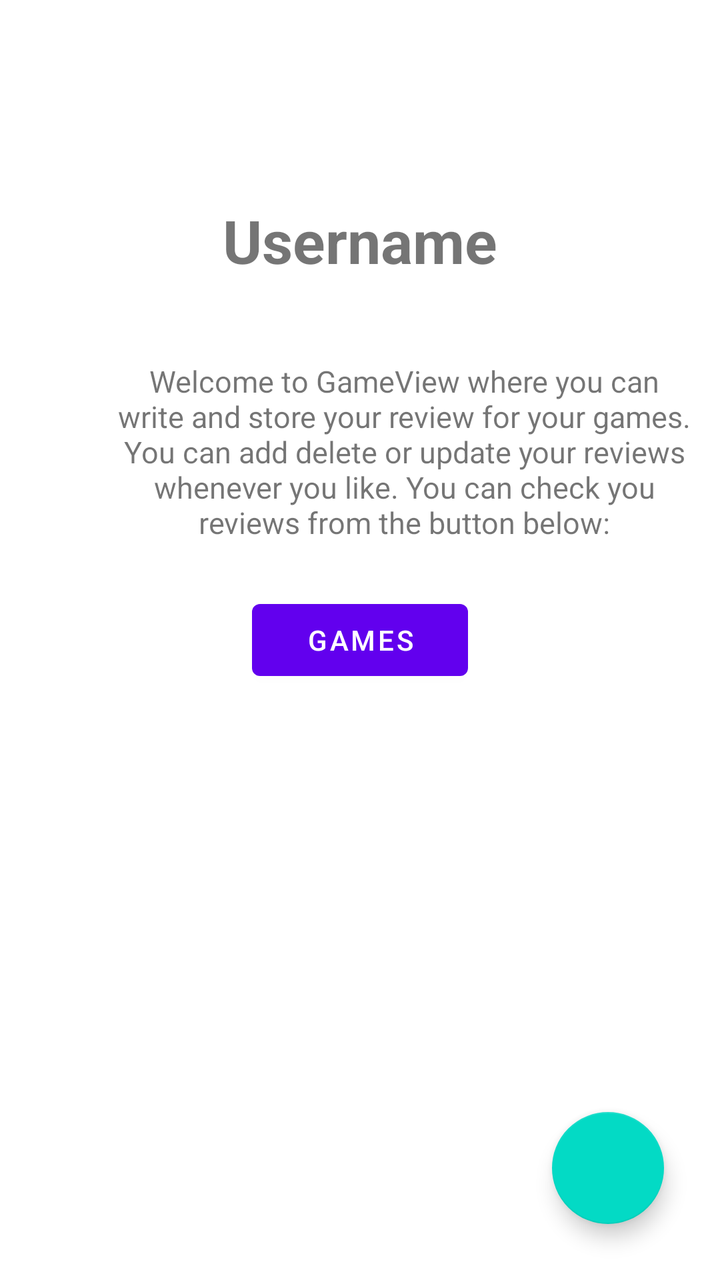
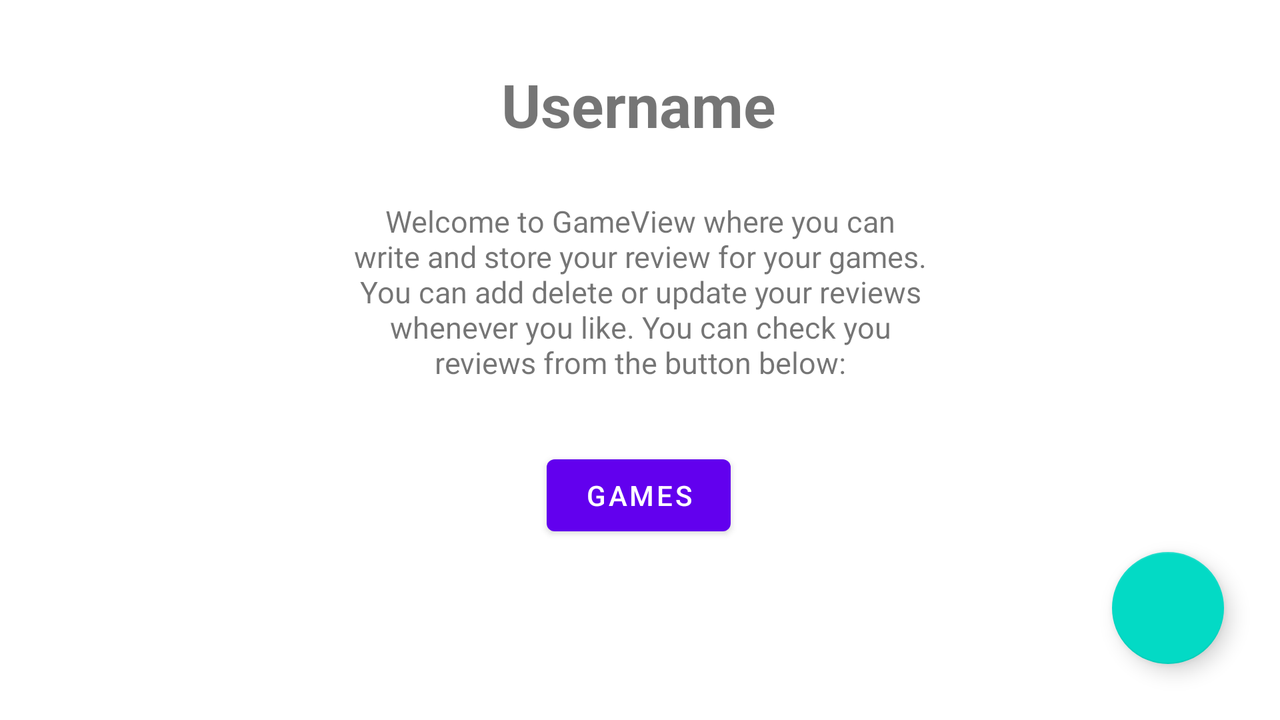

First picture: res/layout/ on a phone held upright. Second picture: the repository's own variant of that layout, on a device whose configuration matches the variant's folder. Source for both follows.
<!-- AndroidManifest.xml: application theme Theme.GameView -->
<!-- res/layout/activity_main.xml -->
<?xml version="1.0" encoding="utf-8"?>
<androidx.constraintlayout.widget.ConstraintLayout xmlns:android="http://schemas.android.com/apk/res/android"
    xmlns:app="http://schemas.android.com/apk/res-auto"
    xmlns:tools="http://schemas.android.com/tools"
    android:layout_width="match_parent"
    android:layout_height="match_parent"
    tools:context=".MainActivity">

    <TextView
        android:id="@+id/app_title_text"
        android:layout_width="wrap_content"
        android:layout_height="wrap_content"
        android:layout_marginTop="100dp"
        android:text="@string/username"
        android:textSize="30sp"
        android:textStyle="bold"
        app:layout_constraintEnd_toEndOf="parent"
        app:layout_constraintStart_toStartOf="parent"
        app:layout_constraintTop_toTopOf="parent" />


    <TextView
        android:id="@+id/app_description_txt"
        android:layout_width="300dp"
        android:layout_height="wrap_content"
        android:layout_alignParentEnd="true"
        android:layout_marginStart="52dp"
        android:layout_marginTop="40dp"
        android:text="@string/gv_description"
        android:textAlignment="center"
        android:textSize="15sp"
        app:layout_constraintStart_toStartOf="parent"
        app:layout_constraintTop_toBottomOf="@+id/app_title_text" />

    <Button
        android:id="@+id/games_button"
        android:layout_width="108dp"
        android:layout_height="48dp"
        android:text="@string/games"
        app:layout_constraintBottom_toBottomOf="parent"
        app:layout_constraintEnd_toEndOf="parent"
        app:layout_constraintStart_toStartOf="parent"
        app:layout_constraintTop_toTopOf="parent" />

    <com.google.android.material.floatingactionbutton.FloatingActionButton
        android:id="@+id/add_button"
        android:layout_width="wrap_content"
        android:layout_height="wrap_content"
        android:layout_marginEnd="28dp"
        android:layout_marginBottom="28dp"
        android:clickable="true"
        android:contentDescription="@string/add"
        android:focusable="true"
        app:layout_constraintBottom_toBottomOf="parent"
        app:layout_constraintEnd_toEndOf="parent"
        app:srcCompat="@drawable/ic_add" />
</androidx.constraintlayout.widget.ConstraintLayout>
<!-- resources referenced by this layout -->
<resources>
  <string name="add">Add</string>
  <string name="games">Games</string>
  <string name="gv_description">Welcome to GameView where you can write and store your review for your games. You can add delete or update your reviews whenever you like. You can check you reviews from the button below:</string>
  <string name="username">Username</string>
  <style name="Theme.GameView" parent="Theme.MaterialComponents.DayNight.DarkActionBar">
          
          <item name="colorPrimary">@color/purple_500</item>
          <item name="colorPrimaryVariant">@color/purple_700</item>
          <item name="colorOnPrimary">@color/white</item>
          
          <item name="colorSecondary">@color/teal_200</item>
          <item name="colorSecondaryVariant">@color/teal_700</item>
          <item name="colorOnSecondary">@color/black</item>
          
          <item name="android:statusBarColor">?attr/colorPrimaryVariant</item>
          
      </style>
  <color name="purple_500">#FF6200EE</color>
  <color name="purple_700">#FF3700B3</color>
  <color name="white">#FFFFFFFF</color>
  <color name="teal_200">#FF03DAC5</color>
  <color name="teal_700">#FF018786</color>
  <color name="black">#FF000000</color>
</resources>
<!-- res/layout-land/activity_main.xml (the repository's variant of the layout above) -->
<!-- drawn on the phone turned sideways -->
<?xml version="1.0" encoding="utf-8"?>
<androidx.constraintlayout.widget.ConstraintLayout xmlns:android="http://schemas.android.com/apk/res/android"
    xmlns:app="http://schemas.android.com/apk/res-auto"
    xmlns:tools="http://schemas.android.com/tools"
    android:layout_width="match_parent"
    android:layout_height="match_parent"
    tools:context=".MainActivity">


    <TextView
        android:id="@+id/app_title_text"
        android:layout_width="wrap_content"
        android:layout_height="wrap_content"
        android:layout_marginTop="32dp"
        android:text="@string/username"
        android:textSize="30sp"
        android:textStyle="bold"
        app:layout_constraintEnd_toEndOf="parent"
        app:layout_constraintHorizontal_bias="0.499"
        app:layout_constraintStart_toStartOf="parent"
        app:layout_constraintTop_toTopOf="parent" />

    <TextView
        android:id="@+id/app_description_txt"
        android:layout_width="300dp"
        android:layout_height="wrap_content"
        android:layout_alignParentEnd="true"
        android:layout_marginTop="28dp"
        android:text="@string/gv_description"
        android:textAlignment="center"
        android:textSize="15sp"
        app:layout_constraintEnd_toEndOf="parent"
        app:layout_constraintStart_toStartOf="parent"
        app:layout_constraintTop_toBottomOf="@+id/app_title_text" />

    <Button
        android:id="@+id/games_button"
        android:layout_width="92dp"
        android:layout_height="48dp"
        android:layout_marginTop="22dp"
        android:text="@string/games"
        app:layout_constraintBottom_toBottomOf="parent"
        app:layout_constraintEnd_toEndOf="parent"
        app:layout_constraintHorizontal_bias="0.499"
        app:layout_constraintStart_toStartOf="parent"
        app:layout_constraintTop_toBottomOf="@+id/app_description_txt"
        app:layout_constraintVertical_bias="0.105" />

    <com.google.android.material.floatingactionbutton.FloatingActionButton
        android:id="@+id/add_button"
        android:layout_width="wrap_content"
        android:layout_height="wrap_content"
        android:layout_marginEnd="28dp"
        android:layout_marginBottom="28dp"
        android:clickable="true"
        android:contentDescription="@string/add"
        android:focusable="true"
        app:layout_constraintBottom_toBottomOf="parent"
        app:layout_constraintEnd_toEndOf="parent"
        app:srcCompat="@drawable/ic_add" />
</androidx.constraintlayout.widget.ConstraintLayout>
